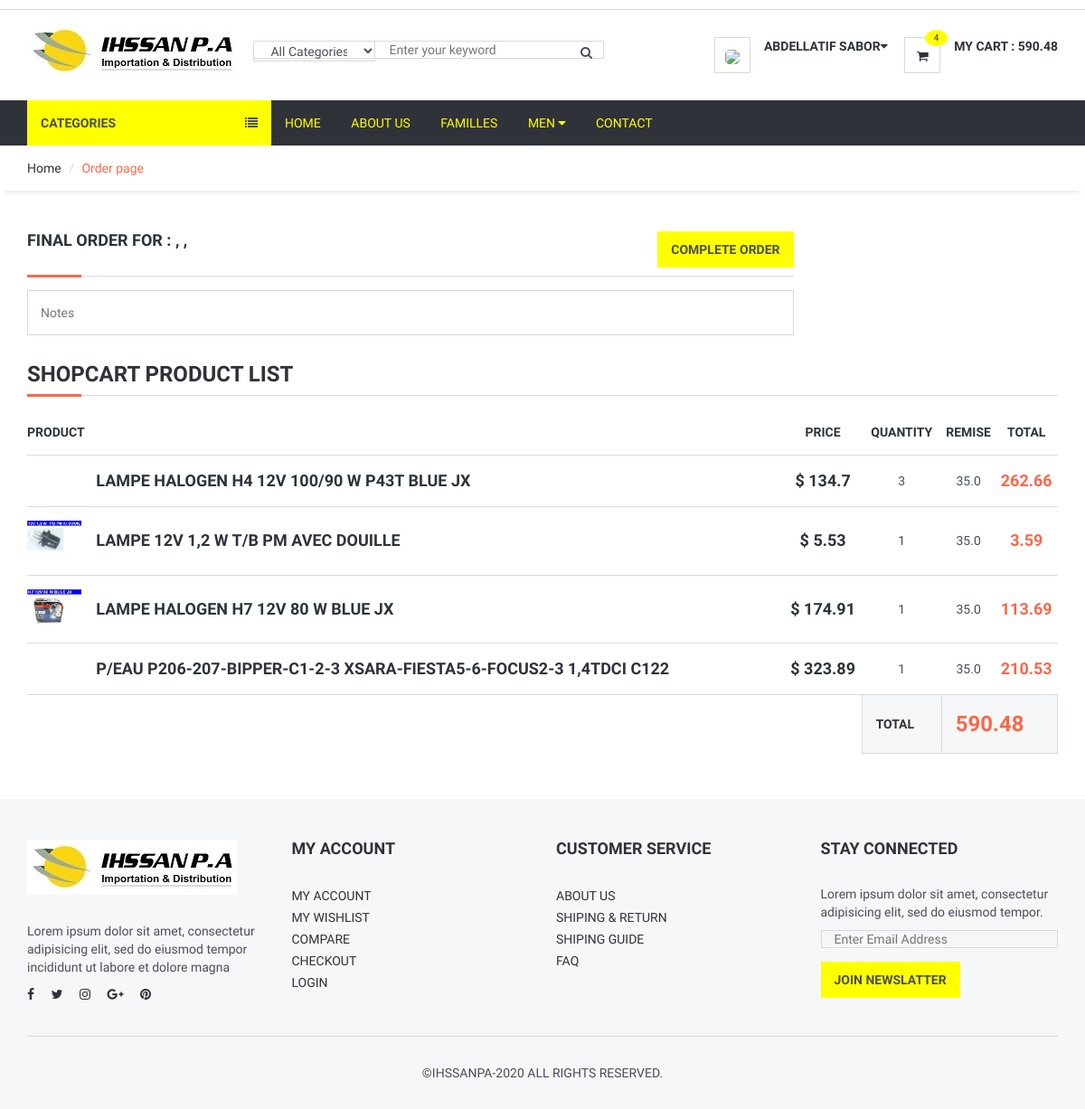
Page /order/orderproduct/ (signed in) on the committed database.
### order/models.py (models this page shows, shortened)
class ShopCart(models.Model):
    user = models.ForeignKey(User, on_delete=models.SET_NULL, null=True)
    product = models.ForeignKey(Product, on_delete=models.SET_NULL, null=True)
    variant = models.ForeignKey(Variants, on_delete=models.SET_NULL, null=True, blank=True)
    quantity = models.IntegerField()
    @property
    def amount(self):
        return (self.quantity * (self.product.price-(self.product.price * (self.product.remise/100))))

### product/models.py (models this page shows, shortened)
class Product(models.Model):
    STATUS = (
        ('True', 'True'),
        ('False', 'False'),
    )
    VARIANTS = (
        ('None', 'None'),
        ('Size', 'Size'),
        ('Color', 'Color'),
        ('Size-Color', 'Size-Color'),
    )
    category = models.ForeignKey(Category, on_delete=models.CASCADE)
    title = models.CharField(max_length=150)
    keywords = models.CharField(max_length=255)
    description = models.CharField(max_length=255)
    ref_oem = models.CharField(max_length=50, blank=True)
    unit_fac = models.IntegerField(blank=True, null=True)
    qte_boite = models.IntegerField(blank=True, null=True)
    image = models.ImageField(blank=True, null=True, upload_to='images/')
    price = models.FloatField()
    remise = models.FloatField(default=0, validators=[MinValueValidator(0), MaxValueValidator(100)])
    amount = models.IntegerField()
    minamount = models.IntegerField()
    variant = models.CharField(max_length=18, choices=VARIANTS, default='None')
    detail = RichTextUploadingField(blank=True)
    slug = models.SlugField(null=False, unique=True)
    status = models.CharField(max_length=10, choices=STATUS)
    create_at = models.DateTimeField(auto_now_add=True)
    update_at = models.DateTimeField(auto_now=True)
    def image_tag(self):
        return mark_safe('<img src="{}" height="50"/>'.format(self.image.url))
    image_tag.short_description = 'Image'
    class Meta:
        verbose_name = "Product"
        verbose_name_plural = "Products"

### order/views.py (the view, shortened to what this page needs)
# urls.py: path('orderproduct/', views.orderproduct, name='orderproduct'),
def orderproduct(request):
    category = Category.objects.all()
    current_user = request.user
    shopcart = ShopCart.objects.filter(user_id=current_user.id)
    profilepro = ProfilePro.objects.filter(user_id=current_user.id)
    total = 0
    for rs in shopcart:
        if rs.product.variant == 'None':
            total += rs.quantity * (rs.product.price-(rs.product.price*(rs.product.remise/100)))
        else:
            total += rs.variant.price * rs.quantity
    form = OrderForm()
    shopcart = ShopCart.objects.filter(user_id=current_user.id)
    profile = UserProfile.objects.get(user_id=current_user.id)
    context = {'shopcart': shopcart,
               'category': category,
               'total': total,
               'form': form,
               'profile': profile,
               'profilepro': profilepro,
               }
    return render(request, 'Order_Form.html', context)

### order/models.py
class OrderForm(ModelForm):
    class Meta:
        model = Order
        fields = ['note']

### home/templatetags/myapptags.py (called while the page is built)
@register.simple_tag
def categorylist():
    return Category.objects.all()

@register.simple_tag
def shopcartcount(userid):
    count = ShopCart.objects.filter(user_id=userid).count()
    return count

@register.simple_tag
def totalcart(userid):
    shopcart = ShopCart.objects.filter(user_id=userid)
    total=0
    for rs in shopcart:
        total += rs.quantity * (rs.product.price - (rs.product.price * (rs.product.remise / 100)))
    return total

### order/templates/Order_Form.html (shortened to what this page needs)
{% extends "_homebase.html" %}
    {% load static %}
{% block header %}{% include "_header.html" %}{% endblock %}
{% block sidebar %}{% include "_sidebar.html" %}{% endblock %}
{% block body %}
	<div id="breadcrumb">
		<div class="container">
			<ul class="breadcrumb">
				<li><a href="/">Home</a></li>
				<li class="active">Order page</li>
			</ul>
		</div>
	</div>
	<div class="section">
		<div class="container">
			<div class="row">
				<Form action="" method="post">
					<div class="col-md-9">
						<div class="billing-details">
								<div class="section-title" style="height:50px">
									<h4 class="title">Final Order for : {{profilepro.compte}}, {{profilepro.raison_social}}, {{profilepro.ville}} </h4>
                                    <span class="pull-right"><button type="submit" class="primary-btn">Complete Order</button></span>
								</div>
								<div class="form-group">
									<input class="input" type="text" name="note" placeholder="Notes" style="height:50px">
								</div>
							</div>
						</div>
				</Form>
					<div class="col-md-12">
						<div class="order-summary clearfix">
							<div class="section-title">
								<h3 class="title">Shopcart Product List</h3>
							</div>
							<table class="shopping-cart-table table">
								<thead>
									<tr>
										<th>Product</th>
										<th></th>
										<th class="text-center">Price</th>
										<th class="text-center">Quantity</th>
										<th class="text-center">Remise</th>
										<th class="text-center">Total</th>
									</tr>
								</thead>
								<tbody>
								{% for rs in shopcart %}
									<tr>
										<td class="thumb">
											{% if rs.variant.image_id > 0 %}
											<img src="{{rs.variant.image}}" alt="">
											{% else %}
											<img src="{{rs.product.image.url}}" alt="">
											{% endif %}
										</td>
										<td class="details">
											<a href="/product/{{rs.product.id}}/{{rs.product.slug}}">{{rs.product.title}} {{rs.variant.size}}{{rs.variant.color}}</a></td>
										<td class="price text-center"><strong>$
											{% if rs.product.variant == 'None' %}
												{{rs.product.price}}
											{% else %}
												{{rs.variant.price}}
											{% endif %}
										</strong></td>
										<td class="qty text-center">{{rs.quantity}}</td>
										<td class="qty text-center">{{rs.product.remise}}</td>
										<td class="total text-center"><strong class="primary-color">
											{% if rs.product.variant == 'None' %}
												{{rs.amount | stringformat:".2f"}}
											{% else %}
												{{rs.varamount}}
											{% endif %}
										</strong></td>
									</tr>
								{% endfor %}
								</tbody>
								<tfoot>
									<tr>
										<th class="empty" colspan="3"></th>
										<th>TOTAL</th>
										<th colspan="2" class="total">{{total| stringformat:".2f"}}</th>
									</tr>
								</tfoot>
							</table>
						</div>
					</div>
			</div>
		</div>
	</div>
{% endblock %}
{% block footer %}{% include "_footer.html" %}{% endblock %}

### home/templates/_header.html (shortened to what this page needs)
  {% load static %}
	<header>
		<div id="top-header">
		</div>
		<div id="header">
			<div class="container">
				<div class="pull-left">
					<div class="header-logo">
						<a class="logo" href="/">
							<img src="{% static '/' %}img/logo.jpg" alt="">
						</a>
					</div>
					<div class="header-search">
						<form action="/search/" method="POST">
							<input class="input search-input" id="query" name="query"  type="text" placeholder="Enter your keyword">
							<select class="input search-categories" id="catid" name="catid" style="height:23px">
								<option value="0">All Categories</option>
							{% load myapptags %}
								{% load mptt_tags %}
							</select>
							<button class="search-btn" style="height:25px"><i class="fa fa-search"></i></button>
						</form>
					</div>
				</div>
				<div class="pull-right">
					<ul class="header-btns">
						<li class="header-account dropdown default-dropdown">
                            {% if user.id is not None %}
                            <div class="dropdown-toggle" role="button" data-toggle="dropdown" aria-expanded="true">
								<div class="header-btns-icon">
							<img src="{{request.session.userimage}}" style="height:40px;border-radius:30%">
								</div>
								<strong class="text-uppercase">{{ user.first_name }}  {{ user.last_name }}<i class="fa fa-caret-down"></i></strong>
							</div>
                            {% else %}
							<a href="/login" class="text-uppercase">Login</a> /
                            <a href="/signup" class="text-uppercase">Sign Up</a>
                            {% endif %}
						</li>
						<li class="header-cart dropdown default-dropdown">
							<a href="/shopcart/" >
								<div class="header-btns-icon">
									<i class="fa fa-shopping-cart"></i>
										{% load myapptags  %}
										{% shopcartcount user.id as count  %}
									<span class="qty">{{count}}</span>
								</div>
										{% load myapptags  %}
										{% totalcart user.id as total  %}
								<strong class="text-uppercase">My Cart : {{total  | stringformat:".2f"}}</strong>
							</a>
						</li>
					</ul>
				</div>
			</div>
		</div>
	</header>

### home/static/css/style.css (style rules this page uses)
body { font-family: 'Hind', sans-serif; color: #4A4E5A; overflow-x: hidden; }
h1, h2, h3, h4, h5, h6 { color: #30323A; margin: 0 0 10px; font-weight: 700; }
a { color: #30323A; -webkit-transition: 0.3s color; transition: 0.3s color; }
.primary-color { color: #F8694A; }
strong { color: #30323A; }
ul, ol { margin: 0; padding: 0; list-style: none }
.main-btn, .primary-btn { display: inline-block; padding: 10px 15px; text-transform: uppercase; font-weight: 700; border: none; -webkit-transition: 0.3s all; transition: 0.3s all; }
.primary-btn { color: #FF; background-color: yellow; }
.input { width: 100%; height: None; padding: 0px 15px; border: 1px; background-color: transparent; -webkit-box-shadow: 0px 0px 0px 1px #DADADA inset, 0px 0px 0px 5px transparent; box-shadow: 0px 0px 0px 1px #DADADA inset, 0px 0px 0px 5px transparent; -webkit-transition: 0.3s all; transition: 0.3s all; }
.section { padding-top: 30px; padding-bottom: 30px; }
.section-title { position: relative; margin-bottom: 15px; margin-top: 15px; border-bottom: 1px solid #DADADA; }
.section-title .title { display: inline-block; text-transform: uppercase; }
.section-title:after { content: ""; position: absolute; left: 0; bottom: -1.5px; height: 3px; width: 60px; background-color: #F8694A; }
#breadcrumb { -webkit-box-shadow: 0px 6px 6px -6px rgba(0, 0, 0, 0.175); box-shadow: 0px 6px 6px -6px rgba(0, 0, 0, 0.175); }
.breadcrumb { background-color: transparent; border: none; border-radius: 0px; padding: 15px 0px; margin: 0; }
.breadcrumb>.active { color: #F8694A; }
.breadcrumb>li+li:before { color: #DADADA; }
#header { padding-top: 15px; padding-bottom: 15px; }
#top-header { padding-top: 5px; padding-bottom: 5px; border-bottom: 1px solid #DADADA; }
.header-logo { display: inline-block; margin-right: 15px; }
.header-logo .logo>img { width: 100%; max-height: 70px; }
.header-search { display: inline-block; padding: 15px 0px; max-width: 400px; }
.header-search>form { position: relative; }
.header-search>form .search-input { padding-left: 150px; padding-right: 45px; }
.header-search>form .search-categories { position: absolute; left: 0px; top: 0px; width: 135px; }
.header-search>form .search-btn { position: absolute; top: 0px; right: 0px; width: 40px; height: 40px; background-color: transparent; border: none; }
.header-btns>li { display: inline-block; vertical-align: top; padding: 15px 0px; }
.header-btns>li+li { margin-left: 15px; }
.header-btns>li .header-btns-icon { position: relative; float: left; margin-right: 15px; width: 40px; height: 40px; line-height: 40px; text-align: center; color: #30323A; background-color: #FFF; border: 1px solid #DADADA; }
.header-btns .dropdown-toggle { display: block; cursor: pointer; }
.header-cart .header-btns-icon .qty { position: absolute; right: -9px; top: -9px; width: 25px; height: 18px; line-height: 18px; text-align: center; font-size: 10px; background: yellow; color: #FF; border-radius: 50%; }
.shopping-cart-table>tbody>tr>td, .shopping-cart-table>tbody>tr>th, .shopping-cart-table>tfoot>tr>td, .shopping-cart-table>tfoot>tr>th, .shopping-cart-table>thead>tr>td, .shopping-cart-table>thead>tr>th { padding: 15px 0px; vertical-align: middle; border-top: 1px solid #DADADA; }
.shopping-cart-table>thead>tr>th { color: #30323A; text-transform: uppercase; border-bottom: 1px solid #DADADA; }
.shopping-cart-table>tbody>tr:last-child>td { border-bottom: 1px solid #DADADA; }
.shopping-cart-table>tfoot>tr>td, .shopping-cart-table>tfoot>tr>th { color: #30323A; border-top: 0px }
.shopping-cart-table>tfoot>tr>td:not(.empty), .shopping-cart-table>tfoot>tr>th:not(.empty) { padding: 15px; background-color: #F6F7F8; border: 1px solid #DADADA; }
.shopping-cart-table>tbody>tr>.details>a { font-size: 18px; font-weight: 700; }
.shopping-cart-table>tbody>tr>.thumb>img { width: 60px; }
.shopping-cart-table>tbody>tr>.price { font-size: 18px; }
.shopping-cart-table>tbody>tr>.total { font-size: 18px; }
.shopping-cart-table>tfoot>tr>.total { font-size: 24px; color: #F8694A; }

### rows in the picture
ShopCart: product "LAMPE HALOGEN H4 12V 100/90 W P43T BLUE JX", product.price "134.7", quantity "3", product.remise "35.0", amount "262.66"
ShopCart: product.image (picture), product "LAMPE 12V 1,2 W T/B PM AVEC DOUILLE", product.price "5.53", quantity "1", product.remise "35.0", amount "3.59"
ShopCart: product.image (picture), product "LAMPE HALOGEN H7 12V 80 W BLUE JX", product.price "174.91", quantity "1", product.remise "35.0", amount "113.69"
ShopCart: product "P/EAU P206-207-BIPPER-C1-2-3 XSARA-FIESTA5-6-FOCUS2-3 1,4TDCI C122", product.price "323.89", quantity "1", product.remise "35.0", amount "210.53"

### other values in the picture
{{ user.first_name }} "ABDELLATIF"
{{ user.last_name }} "SABOR"
{{ count }} "4"
{{ total  | stringformat:".2f" }} "590.48"
{{ total| stringformat:".2f" }} "590.48"
